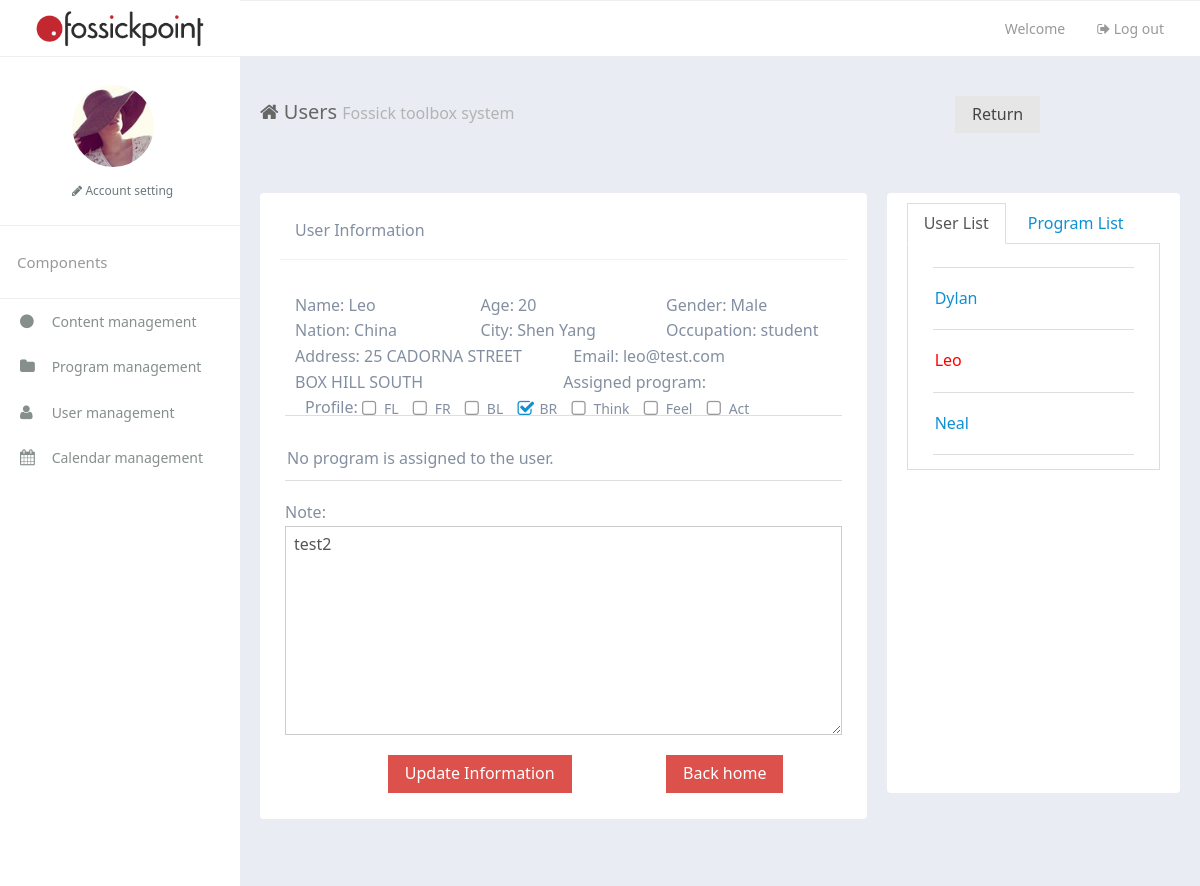
/toolbox/user/8/ (signed in), run on the app's committed database.
### toolbox/models.py (models this page shows, shortened)
class PersonalInfo(models.Model):
    user = models.ForeignKey(User)
    gender = models.IntegerField(default=0)  #0:male 1:female
    age = models.IntegerField(default=20)
    hobby = models.CharField(max_length=100)
    email = models.EmailField()
    name = models.CharField(max_length=100,default='')
    note = models.CharField(max_length=300,null=True, blank=True)
    nation = models.CharField(max_length=100,null=True, blank=True)
    city = models.CharField(max_length=100,null=True, blank=True)
    occupation = models.CharField(max_length=100,null=True, blank=True)
    address = models.CharField(max_length=200,null=True, blank=True)
    programs = models.ManyToManyField(Program)
    profile = models.ManyToManyField(Profile)

### toolbox/views.py (the view, shortened to what this page needs)
# urls.py: url(r'^user/(?P<userID>[0-9]+)/$', views.user, name="user"),
def user(request,userID=1):
    if 'uuid' in request.session:
        personalInfo = PersonalInfo.objects.get(id=userID)
        studentList = PersonalInfo.objects.filter(user__userType=1)
        programs = personalInfo.programs.all()
        programNameList = []
        for program in programs:
            programNameList.append(program.name)
        programList = Program.objects.exclude(name__in=programNameList)
        return render(request,"toolbox/user.html",{'studentList':studentList, 'programList':programList, 'user':personalInfo})
    else:
        return HttpResponse("You have not login")

### toolbox/models.py (called while the page is built)
    def __str__(self):  # __unicode__ on Python 2
        return self.profileName

### toolbox/templates/toolbox/user.html (shortened to what this page needs)
{% extends 'toolbox/_base.html' %} {% load static %}  {% block title %} Users {% endblock %}
{% block main %}
<div class="row-content am-cf">
        <div class="row am-cf">
            <div class="am-u-sm-12 am-u-md-8">
                <div class="widget am-cf">
                    <div class="widget-head am-cf">
                        <div class="widget-title am-fl">User Information</div>
                    </div>
                    <div class="widget-body am-fr">
                        <form id="userForm" class="am-form">
                            <div class="row userInfo">
                                <div class="am-u-sm-4 am-u-m-2">
                                    Name: {{user.name}}
                                </div>
                                <div class="am-u-sm-4 am-u-m-2">
                                    Age: {{user.age}}
                                </div>
                                <div class="am-u-sm-4 am-u-m-2">
                                    Gender:
                                    {% if user.gender == 0 %}
                                        Male
                                    {% else %}
                                        Female
                                    {% endif %}
                                </div>
                            </div>
                            <div class="row userInfo">
                                <div class="am-u-sm-4 am-u-m-2">
                                    Nation: {{user.nation}}
                                </div>
                                <div class="am-u-sm-4 am-u-m-2">
                                    City: {{user.city}}
                                </div>
                                <div class="am-u-sm-4 am-u-m-2">
                                    Occupation: {{user.occupation}}
                                </div>
                            </div>
                            <div class="row userInfo">
                                <div class="am-u-sm-6 am-u-m-4">
                                    Address: {{user.address}}
                                </div>
                                <div class="am-u-sm-6 am-u-m-4">
                                    Email: {{user.email}}
                                </div>
                            </div>
                            <div class="row userInfo">
                                <div class="am-u-sm-12 am-u-m-12">
                                    <div class="am-u-sm-12">
                                        Profile:
                                        <label class="am-checkbox-inline">
                                            <input type="checkbox" value="FL" data-am-ucheck id="FL1" name="profileCk" >FL
                                        </label>
                                        <label class="am-checkbox-inline">
                                            <input type="checkbox" value="FR" data-am-ucheck id="FR1" name="profileCk">FR
                                        </label>
                                        <label class="am-checkbox-inline">
                                            <input type="checkbox" value="BL" data-am-ucheck id="BL1" name="profileCk">BL
                                        </label>
                                        <label class="am-checkbox-inline">
                                            <input type="checkbox" value="BR" data-am-ucheck id="BR1" name="profileCk">BR
                                        </label>
                                        <label class="am-checkbox-inline">
                                            <input type="checkbox" value="Think" data-am-ucheck id="Think1" name="profileCk">Think
                                        </label>
                                        <label class="am-checkbox-inline">
                                            <input type="checkbox" value="Feel" data-am-ucheck id="Feel1" name="profileCk">Feel
                                        </label>
                                        <label class="am-checkbox-inline">
                                            <input type="checkbox" value="Act" data-am-ucheck id="Act1" name="profileCk">Act
                                        </label>
                                        <label class="am-checkbox-inline">
                                        </label>
                                        <label class="am-checkbox-inline">
                                        </label>
                                        <label class="am-checkbox-inline">
                                        </label>
                                        <label class="am-checkbox-inline">
                                        </label>
                                        <label class="am-checkbox-inline">
                                        </label>
                                    </div>
                                </div>
                            </div>
                            <div class="row userInfo">
                                   Assigned program:
                            </div>
                            <div class="row userInfo">
                                <ul class="am-list am-list-static">
                                    {% if user.programs.all %}
                                    {% for program in user.programs.all %}
                                    <li><span><a href="{% url 'programdetail' programID=program.id %}">{{program.name}}</a></span> <button style="margin-left:70%" class="am-btn am-btn-default am-btn-danger" onclick="removeProgram({{program.id}})" type="button">remove</button></li>
                                    {% endfor %}
                                    {% else %}
                                    <li>No program is assigned to the user.</li>
                                    {% endif %}
                                </ul>
                            </div>
                            <div class = "row userInfo">
                                Note: <textarea name="note" id="note" cols="30" rows="10">{{user.note}}</textarea>
                            </div>
                            <div class="row userInfo">
                                <div class="am-u-sm-4 am-u-m-2 am-u-md-offset-2">
                                    <button type="button" name="setting" id="update" class="am-btn am-btn-default am-btn-danger">Update Information</button>
                                </div>
                                <div class="am-u-sm-4 am-u-m-2">
                                    <button type="button" name="program" id="back" class="am-btn am-btn-default am-btn-danger">Back home</button>
                                </div>
                            </div>
                        </form>
                    </div>
                </div>
            </div>
            <div class="am-u-sm-12 am-u-md-4">
                <div class="widget am-cf"  style="height: 600px">
                    <div class="am-tabs" data-am-tabs>
                        <ul class="am-tabs-nav am-nav am-nav-tabs">
                            <li class="am-active"><a href="#tab1">User List</a></li>
                            <li><a href="#tab2">Program List</a></li>
                        </ul>
                    <div class="am-tabs-bd">
                        <div class="am-tab-panel am-fade am-in am-active" id="tab1">
                            <div class="widget-body widget-body-md am-fr">
                                <ul class="am-list am-list-static">
                                    {% if studentList %} {% for student in studentList %}
                                    {% if student.id == user.id %}
                                    <li><a href="{% url 'user' userID=student.id %}"  style="color:red">{{student.name}}</a></li>
                                    {% else %}
                                    <li ><a href="{% url 'user' userID=student.id %}">{{student.name}}</a></li>
                                    {% endif %}
                                    {% endfor %} {% endif %}
                                </ul>
                            </div>
                        </div>
                </div></div>
                </div>
            </div>
        </div>
</div>
    {% endblock %}

### toolbox/static/toolbox/css/app.css (style rules this page uses)
ul, li { list-style: none; padding: 0; margin: 0; }
.row { margin-right: -10px; margin-left: -10px; }
.widget { width: 100%; min-height: 148px; margin-bottom: 20px; border-radius: 0; position: relative; }
.widget-head { width: 100%; padding: 15px; }
.widget-title { font-size: 14px; }
.widget-body { padding: 13px 15px; width: 100%; }
.row-content { padding: 20px; }
.widget-body-md { height: 200px; }
.theme-white { background: #e9ecf3; }
.theme-white .widget-head { border-bottom: 1px solid #eef1f5; }
.theme-white .widget { padding: 10px 20px 13px; background-color: #fff; border-radius: 4px; color: #838FA1; }
.theme-white .widget-title { font-size: 16px; }
@media screen and (min-width: 641px) { [class*=am-u-] { padding-left: 10px; padding-right: 10px; } }

### toolbox/templates/toolbox/user.html (style rules this page uses)
.userInfo { margin-top: 20px; }

### data on the page
PersonalInfo: name "Leo", age "20", nation "China", city "Shen Yang", occupation "student", address "25 CADORNA STREET BOX HILL SOUTH", email "leo@test.com", note "test2"
PersonalInfo: name "Dylan"
PersonalInfo: name "Neal"
